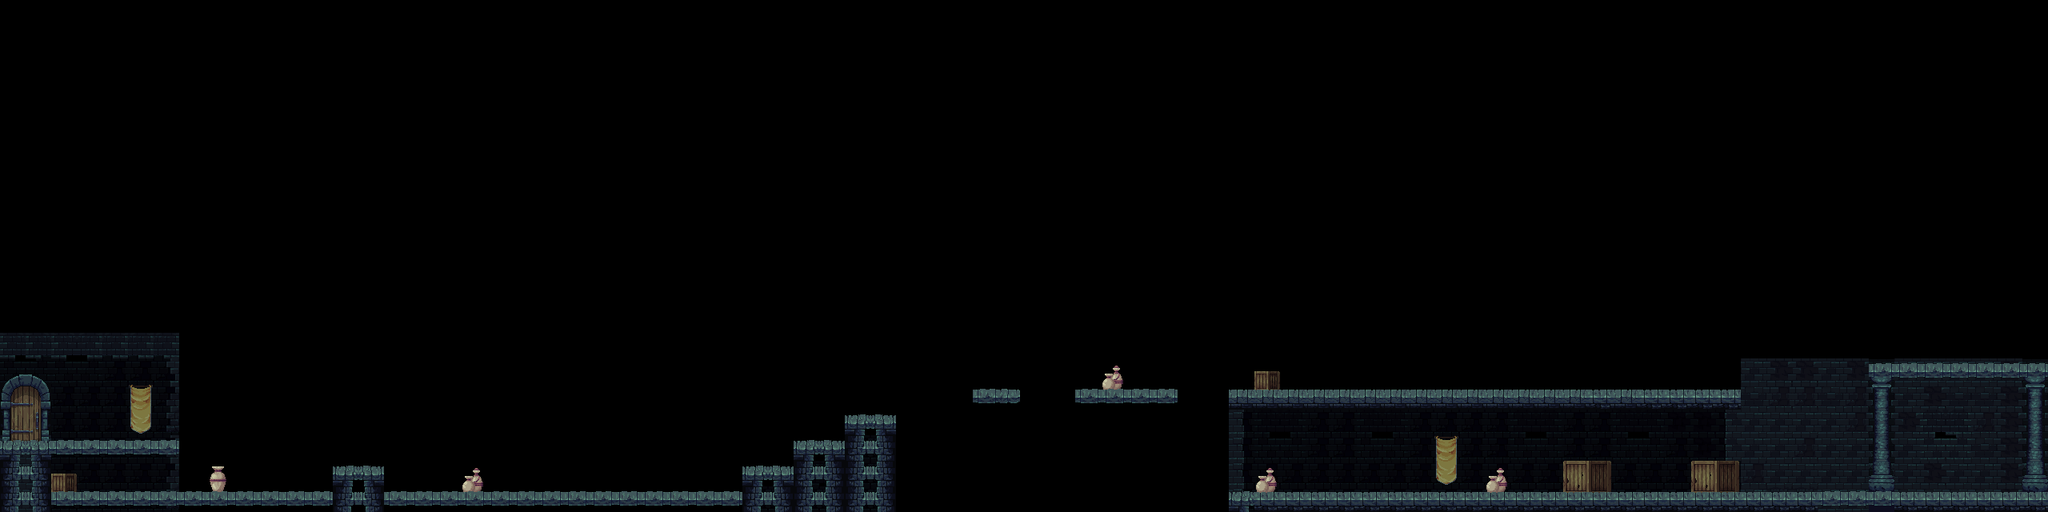

A 2D game scene composited from a Tiled map and its tileset images. What follows is a short description and the map's XML, with each tile layer's data collapsed to a summary:
An orthogonal 80x20 tile map with 32x32 px tiles, 3 tile layers (Background, Objects, Collisor), 2 tilesets.

<map version="1.10" tiledversion="1.10.2" orientation="orthogonal" renderorder="right-down" width="80" height="20" tilewidth="32" tileheight="32" infinite="0" nextlayerid="6" nextobjectid="1">
 <tileset firstgid="1" name="mapDemoTileset" tilewidth="32" tileheight="32" tilecount="399" columns="21">
  <image source="mapDemoTileset.png" width="672" height="608" />
 </tileset>
 <tileset firstgid="400" name="objectsDemo" tilewidth="32" tileheight="32" tilecount="256" columns="16">
  <image source="objectsDemo.png" width="512" height="512" />
 </tileset>
 <layer id="3" name="Background" width="80" height="20">
  <data>[1600 cells, 158 non-empty, 17 distinct tile ids]</data>
 </layer>
 <layer id="5" name="Objects" width="80" height="20">
  <data>[1600 cells, 138 non-empty, 45 distinct tile ids]</data>
 </layer>
 <layer id="4" name="Collisor" width="80" height="20">
  <data>[1600 cells, 123 non-empty, 8 distinct tile ids]</data>
 </layer>
</map>